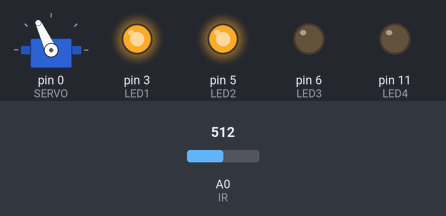
Simulated run of this sketch. Board: Arduino Uno, built with avr-gcc and run on an emulated ATmega328P. On the bench: servo, output pins drawn as LEDs (lit = HIGH). The inputs (shaded band) are chosen by the test bench; at power-on: A0 (IR) = 512.

Above: at 2.3 s.
2.4 s: A0 (IR) set to 492
At 5.2 s:
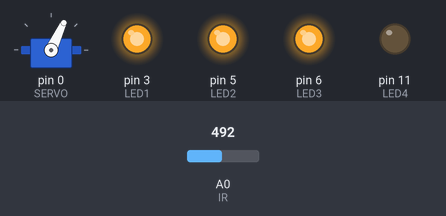
5.9 s: A0 (IR) set to 306
At 8.8 s:
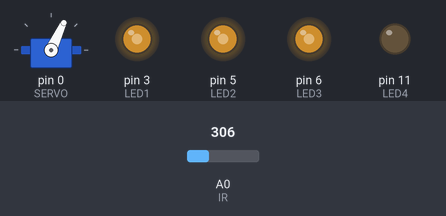
9.4 s: A0 (IR) set to 122
At 12.0 s:
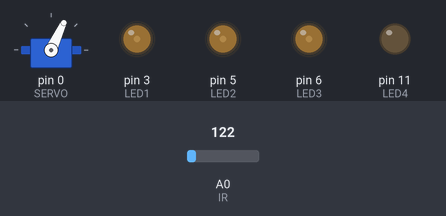
12.9 s: A0 (IR) set to 0
At 16.6 s:
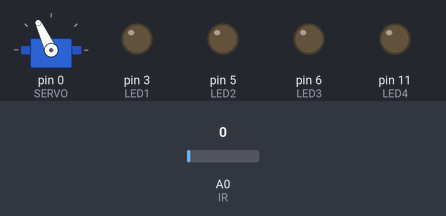
16.8 s: A0 (IR) set to 49
20.7 s: A0 (IR) set to 56
At 25.0 s:
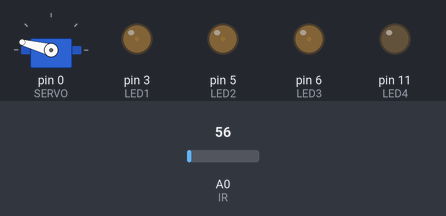
Timing chart, 0 to 25.6 s (numbered marks = the images above; inputs shaded):
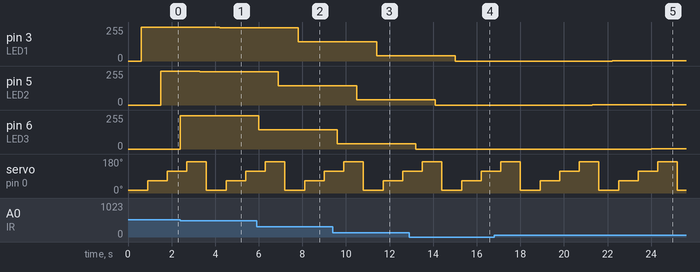

The sketch:

5-2-sweeping_distance_sensor.ino
```cpp
#include <Servo.h>

// C++ code
// Sweeping distance sensor

const int SERVO = 0;
const int IR = 0;
const int LED1 = 3;
const int LED2 =5;
const int LED3 = 6;
const int LED4 = 11;

Servo servo1;
int dist1 = 0;	// quadrant 1 dist
int dist2 = 0;	// quadrant 2 dist
int dist3 = 0;	// quadrant 3 dist
int dist4 = 0;	// quadrant 4 dist

void setup()
{
  servo1.attach(SERVO);
  pinMode(LED1, OUTPUT);
  pinMode(LED2, OUTPUT);
  pinMode(LED3, OUTPUT);
  pinMode(LED4, OUTPUT);
}

void loop()
{
  // Sweep servo into 4 regions and change the LEDs
  dist1 = readDistance(15);	// Measure IT dist at 15 degrees
  analogWrite(LED1, dist1);	// Adjust LED brightness
  delay(300);

  dist2 = readDistance(65);	// Measure IT dist at 65 degrees
  analogWrite(LED2, dist2);	// Adjust LED brightness
  delay(300);

  dist3 = readDistance(115);	// Measure IT dist at 115 degrees
  analogWrite(LED3, dist3);	// Adjust LED brightness
  delay(300);

  dist4 = readDistance(165);	// Measure IT dist at 165 degrees
  analogWrite(LED2, dist4);	// Adjust LED brightness
  delay(300);
}

int readDistance(int pos) {
  servo1.write(pos);
  delay(600);
  int dist = analogRead(IR);
  dist = map(dist, 50, 500, 0, 255);
  dist = constrain(dist, 0, 255);
  return dist;
}
```

Measured:
- the behaviour switches between 500 and 499 on A0 (IR) (found by bisection; images 0 and 1)
- the behaviour switches between 51 and 52 on A0 (IR) (found by bisection; images 4 and 5)
- after the input at 2.4 s, pin 3 (LED1): 255/255 → 250/255 after 1.8 s; pin 5 (LED2): 255/255 → 250/255 after 0.90 s; pin 6 (LED3): 0/255 → 250/255 at once
- after the input at 5.9 s, pin 3 (LED1): 250/255 → 145/255 after 1.9 s; pin 5 (LED2): 250/255 → 145/255 after 1.0 s; pin 6 (LED3): 250/255 → 145/255 after 0.10 s
- after the input at 9.4 s, pin 3 (LED1): 145/255 → 40/255 after 2.0 s; pin 5 (LED2): 145/255 → 40/255 after 1.1 s; pin 6 (LED3): 145/255 → 40/255 after 0.20 s
- after the input at 12.9 s, pin 3 (LED1): 40/255 → 0/255 after 2.1 s; pin 5 (LED2): 40/255 → 0/255 after 1.2 s; pin 6 (LED3): 40/255 → 0/255 after 0.30 s
- after the input at 20.7 s, pin 3 (LED1): 0/255 → 3/255 after 1.5 s; pin 5 (LED2): 0/255 → 3/255 after 0.61 s; pin 6 (LED3): 0/255 → 3/255 after 3.3 s
